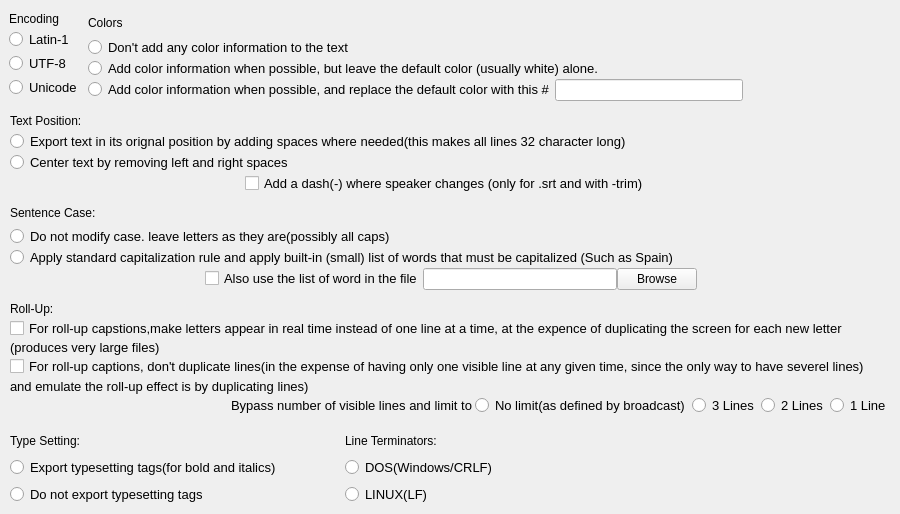
      <widget class="QWidget" name="tab_4">
       <attribute name="title">
        <string>Output(2)</string>
       </attribute>
       <widget class="QWidget" name="horizontalLayoutWidget_7">
        <property name="geometry">
         <rect>
          <x>9</x>
          <y>9</y>
          <width>734</width>
          <height>92</height>
         </rect>
        </property>
        <layout class="QHBoxLayout" name="horizontalLayout_26">
         <item>
          <layout class="QVBoxLayout" name="verticalLayout_24">
           <property name="spacing">
            <number>0</number>
           </property>
           <item>
            <widget class="QLabel" name="label_77">
             <property name="sizePolicy">
              <sizepolicy hsizetype="Preferred" vsizetype="Maximum">
               <horstretch>0</horstretch>
               <verstretch>0</verstretch>
              </sizepolicy>
             </property>
             <property name="text">
              <string>Encoding</string>
             </property>
            </widget>
           </item>
           <item>
            <widget class="QRadioButton" name="radioButton_49">
             <property name="font">
              <font>
               <pointsize>10</pointsize>
              </font>
             </property>
             <property name="text">
              <string>Latin-1</string>
             </property>
             <attribute name="buttonGroup">
              <string notr="true">buttonGroup_12</string>
             </attribute>
            </widget>
           </item>
           <item>
            <widget class="QRadioButton" name="radioButton_50">
             <property name="font">
              <font>
               <pointsize>10</pointsize>
              </font>
             </property>
             <property name="text">
              <string>UTF-8</string>
             </property>
             <attribute name="buttonGroup">
              <string notr="true">buttonGroup_12</string>
             </attribute>
            </widget>
           </item>
           <item>
            <widget class="QRadioButton" name="radioButton_51">
             <property name="font">
              <font>
               <pointsize>10</pointsize>
              </font>
             </property>
             <property name="text">
              <string>Unicode</string>
             </property>
             <attribute name="buttonGroup">
              <string notr="true">buttonGroup_12</string>
             </attribute>
            </widget>
           </item>
          </layout>
         </item>
         <item>
          <layout class="QVBoxLayout" name="verticalLayout_25">
           <property name="spacing">
            <number>0</number>
           </property>
           <item>
            <widget class="QLabel" name="label_78">
             <property name="sizePolicy">
              <sizepolicy hsizetype="Preferred" vsizetype="Expanding">
               <horstretch>0</horstretch>
               <verstretch>0</verstretch>
              </sizepolicy>
             </property>
             <property name="text">
              <string>Colors</string>
             </property>
            </widget>
           </item>
           <item>
            <widget class="QRadioButton" name="radioButton_52">
             <property name="font">
              <font>
               <pointsize>10</pointsize>
              </font>
             </property>
             <property name="text">
              <string>Don't add any color information to the text</string>
             </property>
             <attribute name="buttonGroup">
              <string notr="true">buttonGroup_13</string>
             </attribute>
            </widget>
           </item>
           <item>
            <widget class="QRadioButton" name="radioButton_53">
             <property name="font">
              <font>
               <pointsize>10</pointsize>
              </font>
             </property>
             <property name="text">
              <string>Add color information when possible, but leave the default color (usually white) alone.</string>
             </property>
             <attribute name="buttonGroup">
              <string notr="true">buttonGroup_13</string>
             </attribute>
            </widget>
           </item>
           <item>
            <layout class="QHBoxLayout" name="horizontalLayout_27">
             <item>
              <widget class="QRadioButton" name="radioButton_54">
               <property name="font">
                <font>
                 <pointsize>10</pointsize>
                </font>
               </property>
               <property name="text">
                <string>Add color information when possible, and replace the default color with this #</string>
               </property>
               <attribute name="buttonGroup">
                <string notr="true">buttonGroup_13</string>
               </attribute>
              </widget>
             </item>
             <item>
              <widget class="QLineEdit" name="lineEdit_12"/>
             </item>
            </layout>
           </item>
          </layout>
         </item>
        </layout>
       </widget>
       <widget class="QWidget" name="verticalLayoutWidget_7">
        <property name="geometry">
         <rect>
          <x>10</x>
          <y>110</y>
          <width>639</width>
          <height>84</height>
         </rect>
        </property>
        <layout class="QVBoxLayout" name="verticalLayout_26">
         <property name="spacing">
          <number>0</number>
         </property>
         <item>
          <widget class="QLabel" name="label_79">
           <property name="text">
            <string>Text Position:</string>
           </property>
          </widget>
         </item>
         <item>
          <widget class="QRadioButton" name="radioButton_55">
           <property name="font">
            <font>
             <pointsize>10</pointsize>
            </font>
           </property>
           <property name="text">
            <string>Export text in its orignal position by adding spaces where needed(this makes all lines 32 character long)</string>
           </property>
          </widget>
         </item>
         <item>
          <widget class="QRadioButton" name="radioButton_56">
           <property name="font">
            <font>
             <pointsize>10</pointsize>
            </font>
           </property>
           <property name="text">
            <string>Center text by removing left and right spaces</string>
           </property>
          </widget>
         </item>
         <item>
          <layout class="QHBoxLayout" name="horizontalLayout_28">
           <item>
            <spacer name="horizontalSpacer_20">
             <property name="orientation">
              <enum>Qt::Horizontal</enum>
             </property>
             <property name="sizeHint" stdset="0">
              <size>
               <width>40</width>
               <height>20</height>
              </size>
             </property>
            </spacer>
           </item>
           <item>
            <widget class="QCheckBox" name="checkBox_30">
             <property name="font">
              <font>
               <pointsize>10</pointsize>
              </font>
             </property>
             <property name="text">
              <string>Add a dash(-) where speaker changes (only for .srt and with -trim)</string>
             </property>
            </widget>
           </item>
          </layout>
         </item>
        </layout>
       </widget>
       <widget class="QWidget" name="verticalLayoutWidget_8">
        <property name="geometry">
         <rect>
          <x>10</x>
          <y>200</y>
          <width>687</width>
          <height>90</height>
         </rect>
        </property>
        <layout class="QVBoxLayout" name="verticalLayout_27">
         <property name="spacing">
          <number>0</number>
         </property>
         <item>
          <widget class="QLabel" name="label_80">
           <property name="text">
            <string>Sentence Case:</string>
           </property>
          </widget>
         </item>
         <item>
          <widget class="QRadioButton" name="radioButton_57">
           <property name="font">
            <font>
             <pointsize>10</pointsize>
            </font>
           </property>
           <property name="text">
            <string>Do not modify case. leave letters as they are(possibly all caps)</string>
           </property>
          </widget>
         </item>
         <item>
          <widget class="QRadioButton" name="radioButton_58">
           <property name="font">
            <font>
             <pointsize>10</pointsize>
            </font>
           </property>
           <property name="text">
            <string>Apply standard capitalization rule and apply built-in (small) list of words that must be capitalized (Such as Spain)</string>
           </property>
          </widget>
         </item>
         <item>
          <layout class="QHBoxLayout" name="horizontalLayout_29">
           <item>
            <spacer name="horizontalSpacer_21">
             <property name="orientation">
              <enum>Qt::Horizontal</enum>
             </property>
             <property name="sizeHint" stdset="0">
              <size>
               <width>40</width>
               <height>20</height>
              </size>
             </property>
            </spacer>
           </item>
           <item>
            <widget class="QCheckBox" name="checkBox_31">
             <property name="font">
              <font>
               <pointsize>10</pointsize>
              </font>
             </property>
             <property name="text">
              <string>Also use the list of word in the file</string>
             </property>
            </widget>
           </item>
           <item>
            <widget class="QLineEdit" name="lineEdit_13"/>
           </item>
           <item>
            <widget class="QPushButton" name="pushButton_4">
             <property name="text">
              <string>Browse</string>
             </property>
            </widget>
           </item>
          </layout>
         </item>
        </layout>
       </widget>
       <widget class="QWidget" name="verticalLayoutWidget_9">
        <property name="geometry">
         <rect>
          <x>10</x>
          <y>300</y>
          <width>881</width>
          <height>116</height>
         </rect>
        </property>
        <layout class="QVBoxLayout" name="verticalLayout_28">
         <property name="spacing">
          <number>0</number>
         </property>
         <item>
          <widget class="QLabel" name="label_86">
           <property name="text">
            <string>Roll-Up:</string>
           </property>
          </widget>
         </item>
         <item>
          <widget class="QCheckBox" name="checkBox_32">
           <property name="font">
            <font>
             <pointsize>10</pointsize>
            </font>
           </property>
           <property name="text">
            <string>For roll-up capstions,make letters appear in real time instead of one line at a time, at the expence of duplicating the screen for each new letter</string>
           </property>
          </widget>
         </item>
         <item>
          <widget class="QLabel" name="label_84">
           <property name="font">
            <font>
             <pointsize>10</pointsize>
            </font>
           </property>
           <property name="text">
            <string>(produces very large files)</string>
           </property>
          </widget>
         </item>
         <item>
          <widget class="QCheckBox" name="checkBox_33">
           <property name="font">
            <font>
             <pointsize>10</pointsize>
            </font>
           </property>
           <property name="text">
            <string>For roll-up captions, don't duplicate lines(in the expense of having only one visible line at any given time, since the only way to have severel lines)</string>
           </property>
          </widget>
         </item>
         <item>
          <widget class="QLabel" name="label_85">
           <property name="font">
            <font>
             <pointsize>10</pointsize>
            </font>
           </property>
           <property name="text">
            <string>and emulate the roll-up effect is by duplicating lines) </string>
           </property>
          </widget>
         </item>
         <item>
          <layout class="QHBoxLayout" name="horizontalLayout_30">
           <property name="spacing">
            <number>2</number>
           </property>
           <item>
            <spacer name="horizontalSpacer_22">
             <property name="orientation">
              <enum>Qt::Horizontal</enum>
             </property>
             <property name="sizeHint" stdset="0">
              <size>
               <width>40</width>
               <height>20</height>
              </size>
             </property>
            </spacer>
           </item>
           <item>
            <widget class="QLabel" name="label_81">
             <property name="font">
              <font>
               <pointsize>10</pointsize>
              </font>
             </property>
             <property name="text">
              <string>Bypass number of visible lines and limit to</string>
             </property>
            </widget>
           </item>
           <item>
            <widget class="QRadioButton" name="radioButton_59">
             <property name="font">
              <font>
               <pointsize>10</pointsize>
              </font>
             </property>
             <property name="text">
              <string>No limit(as defined by broadcast)</string>
             </property>
            </widget>
           </item>
           <item>
            <widget class="QRadioButton" name="radioButton_61">
             <property name="font">
              <font>
               <pointsize>10</pointsize>
              </font>
             </property>
             <property name="text">
              <string>3 Lines</string>
             </property>
            </widget>
           </item>
           <item>
            <widget class="QRadioButton" name="radioButton_62">
             <property name="font">
              <font>
               <pointsize>10</pointsize>
              </font>
             </property>
             <property name="text">
              <string>2 Lines</string>
             </property>
            </widget>
           </item>
           <item>
            <widget class="QRadioButton" name="radioButton_60">
             <property name="font">
              <font>
               <pointsize>10</pointsize>
              </font>
             </property>
             <property name="text">
              <string>1 Line</string>
             </property>
            </widget>
           </item>
          </layout>
         </item>
        </layout>
       </widget>
       <widget class="QWidget" name="horizontalLayoutWidget_11">
        <property name="geometry">
         <rect>
          <x>10</x>
          <y>430</y>
          <width>545</width>
          <height>75</height>
         </rect>
        </property>
        <layout class="QHBoxLayout" name="horizontalLayout_31">
         <item>
          <layout class="QVBoxLayout" name="verticalLayout_29">
           <item>
            <widget class="QLabel" name="label_82">
             <property name="text">
              <string>Type Setting:</string>
             </property>
            </widget>
           </item>
           <item>
            <widget class="QRadioButton" name="radioButton_63">
             <property name="font">
              <font>
               <pointsize>10</pointsize>
              </font>
             </property>
             <property name="text">
              <string>Export typesetting tags(for bold and italics)</string>
             </property>
             <attribute name="buttonGroup">
              <string notr="true">buttonGroup_14</string>
             </attribute>
            </widget>
           </item>
           <item>
            <widget class="QRadioButton" name="radioButton_64">
             <property name="font">
              <font>
               <pointsize>10</pointsize>
              </font>
             </property>
             <property name="text">
              <string>Do not export typesetting tags</string>
             </property>
             <attribute name="buttonGroup">
              <string notr="true">buttonGroup_14</string>
             </attribute>
            </widget>
           </item>
          </layout>
         </item>
         <item>
          <spacer name="horizontalSpacer_23">
           <property name="orientation">
            <enum>Qt::Horizontal</enum>
           </property>
           <property name="sizeHint" stdset="0">
            <size>
             <width>40</width>
             <height>20</height>
            </size>
           </property>
          </spacer>
         </item>
         <item>
          <layout class="QVBoxLayout" name="verticalLayout_30">
           <item>
            <widget class="QLabel" name="label_83">
             <property name="text">
              <string>Line Terminators:</string>
             </property>
            </widget>
           </item>
           <item>
            <widget class="QRadioButton" name="radioButton_65">
             <property name="font">
              <font>
               <pointsize>10</pointsize>
              </font>
             </property>
             <property name="text">
              <string>DOS(Windows/CRLF)</string>
             </property>
             <attribute name="buttonGroup">
              <string notr="true">buttonGroup_15</string>
             </attribute>
            </widget>
           </item>
           <item>
            <widget class="QRadioButton" name="radioButton_66">
             <property name="font">
              <font>
               <pointsize>10</pointsize>
              </font>
             </property>
             <property name="text">
              <string>LINUX(LF)</string>
             </property>
             <attribute name="buttonGroup">
              <string notr="true">buttonGroup_15</string>
             </attribute>
            </widget>
           </item>
          </layout>
         </item>
         <item>
          <spacer name="horizontalSpacer_28">
           <property name="orientation">
            <enum>Qt::Horizontal</enum>
           </property>
           <property name="sizeHint" stdset="0">
            <size>
             <width>40</width>
             <height>20</height>
            </size>
           </property>
          </spacer>
         </item>
        </layout>
       </widget>
      </widget>
